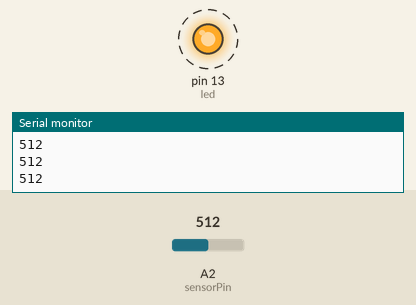
Recording of a sketch running on a simulated Arduino Uno, built with avr-gcc and run on an emulated ATmega328P. Parts: output pins drawn as LEDs (lit = HIGH), the last lines printed to the serial monitor. Dashed ring = blinking. The inputs (shaded band) are chosen by the test bench; at power-on: A2 (sensorPin) = 512.

Above: at 1.08 s.
1.3 s: A2 (sensorPin) set to 122
4.3 s: A2 (sensorPin) set to 0
At 5.2 s:
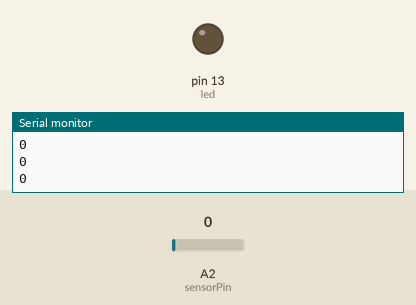
5.8 s: A2 (sensorPin) set to 2
7.3 s: A2 (sensorPin) set to 5
At 7.8 s:
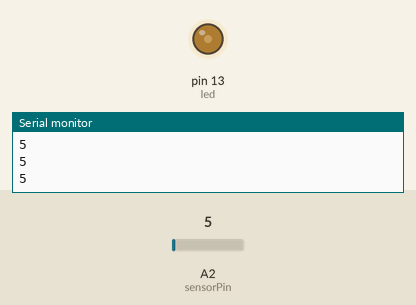
8.8 s: A2 (sensorPin) set to 306
At 12.74 s:
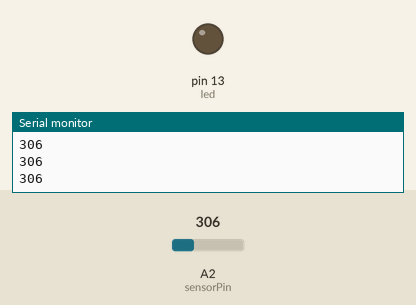
Timing chart, 0 to 12.8 s (numbered marks = the images above; inputs shaded):
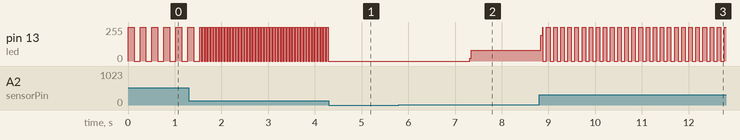

Measured:
- the behaviour switches between 3 and 4 on A2 (sensorPin) (found by bisection; images 1 and 2)
- after the input at 4.3 s, pin 13 (led): stops changing and stays 0/255
- after the input at 7.3 s, pin 13 (led): 0/255 → 80/255 at once
- after the input at 8.8 s, pin 13 (led): 80/255 → 195/255 at once, then moves between 0/255 and 255/255, repeating every 0.76 s
- by itself, pin 13 (led): repeats every 0.06 s: 255/255 0.03 s, 0/255 0.03 s

The sketch:

sensor.ino
```cpp
/*
Basic sensor recognition
*/

int led = 13;
int sensorPin = A2;

void setup()
{
	pinMode(led, OUTPUT);
	Serial.begin(9600);
}

void loop()
{
	int val = analogRead(sensorPin);
	Serial.println(val);
	digitalWrite(led, HIGH);
	delay(val/4);
	digitalWrite(led, LOW);
	delay(val/4);

}
```
